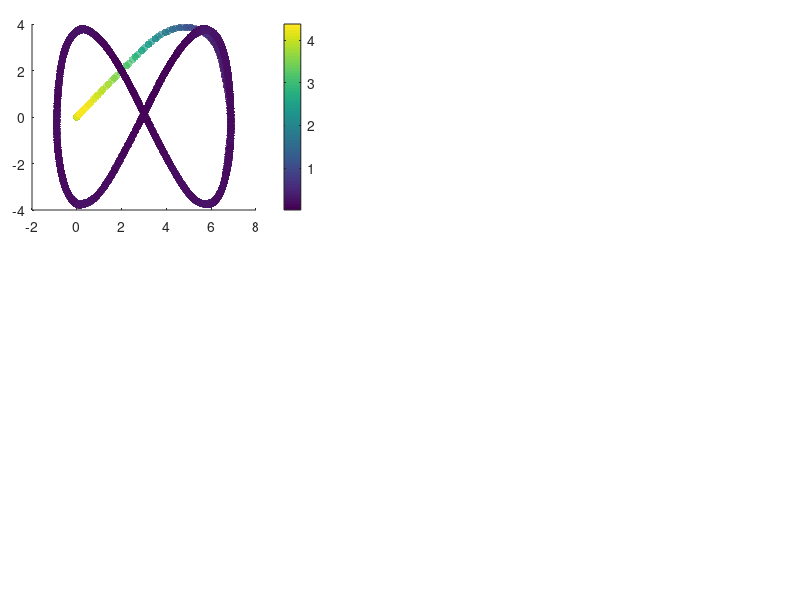

Write the MATLAB code that produced this figure. (Note: this script raises an error after producing the figure.)
%% Code to show the results of the Inverse kinematic controller

% Clean variables
clc, clear all, close all;
 
%% CARGA MIL
%% CARGA MIL
load('MPC_HiL.mat');

h_HiL = x_states(1:4,:);
u_HiL = x_states(5:8,:);

%%Tarea deseada
hd = ref(1:4,:);
hd_p = ref(5:8,:);

t = t_time(1,1:end-31);
% t_1 = t;

% Action de control dinamica
u = u_input;

% Error definition
for k = 1:length(t)
    error_vector(:,k) = hd(1:3, k)-h_HiL(1:3, k);
    error_dynamic(k) = norm(error_vector(:,k),2);
end

% Figure propert%% Figures
lw = 1; % linewidth 1
lwV = 2; % linewidth 2
fontsizeLabel = 11; %11
fontsizeLegend = 11;
fontsizeTicks = 11;
fontsizeTitel = 11;
sizeX = 1300; % size figure
sizeY = 750; % size figure

% color propreties
c1 = [80, 81, 79]/255;
c2 = [244, 213, 141]/255;
c3 = [242, 95, 92]/255;
c4 = [112, 141, 129]/255;

C18 = [0 0 0];
c5 = [130, 37, 37]/255;
c6 = [205, 167, 37]/255;
c7 = [81, 115, 180]/255;

C1 = [246 170 141]/255;
C2 = [51 187 238]/255;
C3 = [0 153 136]/255;
C4 = [238 119 51]/255;
C5 = [204 51 17]/255;
C6 = [238 51 119]/255;
C7 = [187 187 187]/255;
C8 = [80 80 80]/255;
C9 = [140 140 140]/255;
C10 = [0 128 255]/255;
C11 = [234 52 89]/255;
C12 = [39 124 252]/255;
C13 = [40 122 125]/255;
%C14 = [86 215 219]/255;
C14 = [252 94 158]/255;
C15 = [244 171 39]/255;
C16 = [100 121 162]/255;
C17 = [255 0 0]/255;
%% New color slection

figure('Position', [500 500 sizeX sizeY])
set(gcf, 'Position', [500 500 sizeX sizeY]);
fig1_comps.fig = gcf;

% Figure 1
axes('Position',[0.04 0.65 .35 .31]);
%% Colorbar
scatter(h_HiL(1, :),h_HiL(2, :),30,error_dynamic,'filled','MarkerFaceAlpha',0.7);
c = colorbar;
c.Label.Interpreter = 'latex';
c.Label.String = '$\textrm{Error}~||\tilde{\mathbf{\eta}}||$';

set(c,'TickLabelInterpreter','latex')

%% Desired Trajectory
hd_plot = line(hd(1,:),hd(2,:));
set(hd_plot, 'LineStyle', '--', 'Color', C8, 'LineWidth', 1.2*lw)

%% Real Trajectory
h_plot = line(h_HiL(1,:),h_HiL(2,:));
set(h_plot, 'LineStyle', '-', 'Color', C18, 'LineWidth', 1.2*lw)

%% Title of the image
hTitle_1 = title({'$\textrm{(a)}$'},'fontsize',14,'interpreter','latex','Color',C18);
%hXLabel_1 = xlabel('$x~[m]$','fontsize',9,'interpreter','latex', 'Color',C18);
hYLabel_1 = ylabel('$y~[m]$','fontsize',9,'interpreter','latex', 'Color',C18);

%% Legend nomeclature
hLegend_1 = legend([hd_plot, h_plot],{'$\mathbf{\eta}_d$','$\mathbf{\eta}$'},'fontsize',12,'interpreter','latex','Color',[255 255 255]/255,'Location','best','NumColumns',1,'TextColor','black');
set(gca,'ticklabelinterpreter','latex',...
        'fontsize',1.3*fontsizeTicks)
% Figure properties
ax_1 = gca;
ax_1.Box = 'on';
ax_1.BoxStyle = 'full';
ax_1.TickLength = [0.005;0.005];
ax_1.TickDirMode = 'auto';
ax_1.YMinorTick = 'on';
ax_1.XMinorTick = 'on';
% ax_2.XTickLabel = [];
ax_1.XMinorGrid = 'on';
ax_1.YMinorGrid = 'on';
%ax_2.MinorGridColor = '#8f8f8f';
ax_1.MinorGridAlpha = 0.15;
ax_1.LineWidth = 0.8;
ax_1.XLim = [min(h_HiL(1,:))-0.2 max(h_HiL(1,:))+0.2];
ax_1.YLim = [min(h_HiL(2,:))-0.2 max(h_HiL(2,:))+0.2];

% Figure 2
axes('Position',[0.04 0.28 .35 .31]);
%% Colorbar
scatter(h_HiL(1, :),h_HiL(3, :),30,error_dynamic,'filled','MarkerFaceAlpha',0.7);
c = colorbar;
c.Label.Interpreter = 'latex';
c.Label.String = '$\textrm{Error}~||\tilde{\mathbf{\eta}}||$';

set(c,'TickLabelInterpreter','latex')

%% Desired Trajectory
hd_plot_2 = line(hd(1,:),hd(3,:));
set(hd_plot_2, 'LineStyle', '--', 'Color', C8, 'LineWidth', 1.2*lw)

%% Real Trajectory
h_plot_2 = line(h_HiL(1,:),h_HiL(3,:));
set(h_plot_2, 'LineStyle', '-', 'Color', C18, 'LineWidth', 1.2*lw)

%% Title of the image
hTitle_2 = title({'$\textrm{(b)}$'},'fontsize',14,'interpreter','latex','Color',C18);
hXLabel_2 = xlabel('$x~[m]$','fontsize',9,'interpreter','latex', 'Color',C18);
hYLabel_2 = ylabel('$z~[m]$','fontsize',9,'interpreter','latex', 'Color',C18);

%% Legend nomeclature
hLegend_2 = legend([hd_plot_2, h_plot_2],{'$\mathbf{\eta}_d$','$\mathbf{\eta}$'},'fontsize',12,'interpreter','latex','Color',[255 255 255]/255,'Location','best','NumColumns',1,'TextColor','black');
set(gca,'ticklabelinterpreter','latex',...
        'fontsize',1.3*fontsizeTicks)
% Figure properties
ax_2 = gca;
ax_2.Box = 'on';
ax_2.BoxStyle = 'full';
ax_2.TickLength = [0.005;0.005];
ax_2.TickDirMode = 'auto';
ax_2.YMinorTick = 'on';
ax_2.XMinorTick = 'on';
% ax_2.XTickLabel = [];
ax_2.XMinorGrid = 'on';
ax_2.YMinorGrid = 'on';
%ax_2.MinorGridColor = '#8f8f8f';
ax_2.MinorGridAlpha = 0.15;
ax_2.LineWidth = 0.8;
ax_2.XLim = [min(h_HiL(1,:))-0.2 max(h_HiL(1,:))+0.2];
ax_2.YLim = [min(h_HiL(3,:))-0.2 max(h_HiL(3,:))+0.2];

axes('Position',[0.45 0.65 .54 .31]);
%% Data generation
error_x_plot = line(t,error_vector(1,:));
set(error_x_plot, 'LineStyle', '-', 'Color', C5, 'LineWidth', 1.1*lw);
error_y_plot = line(t,error_vector(2,:));
set(error_y_plot, 'LineStyle', '-', 'Color', C3, 'LineWidth', 1.1*lw);
error_z_plot = line(t,error_vector(3,:));
set(error_z_plot, 'LineStyle', '-', 'Color', c7, 'LineWidth', 1.1*lw);

% fig1_comps.p1 = ul_plot;
%% Title of the image
hTitle_3 = title({'$\textrm{(c)}$'},'fontsize',14,'interpreter','latex','Color',C18);
%xlabel('$\textrm{Time}[s]$','fontsize',10,'interpreter','latex','Color',C18);
ylabel('$\textrm{Control Error}~[m]$','fontsize',10,'interpreter','latex', 'Color',C18);

%% Legend nomeclature
hLegend_3 = legend([error_x_plot,error_y_plot, error_z_plot],{'$\tilde{\mathbf{\eta}}_x$','$\tilde{\mathbf{\eta}}_y$','$\tilde{\mathbf{\eta}}_z$'},'fontsize',12,'interpreter','latex','Color',[255 255 255]/255,'Location','best','NumColumns',1,'TextColor','black');
 set(gca,'ticklabelinterpreter','latex',...
         'fontsize',1.3*fontsizeTicks)
%% Figure properties
ax_3 = gca;
ax_3.Box = 'on';
ax_3.BoxStyle = 'full';
ax_3.TickLength = [0.01;0.01];
ax_3.TickDirMode = 'auto';
ax_3.XTickLabel = [];
ax_3.YMinorTick = 'on';
ax_3.XMinorTick = 'on';
ax_3.XMinorGrid = 'on';
ax_3.YMinorGrid = 'on';
%ax_1.MinorGridColor = '#8f8f8f';
ax_3.MinorGridAlpha = 0.15;
ax_3.LineWidth = 0.8;
ax_3.XLim = [0 t(end)];

%% Zoom Plot
axes('Position',[0.70 0.85 .2 .1]);
index_zoom_1 = (t>=20) & (t<=30);
error_x_plot_zoom = line(t(index_zoom_1),hd(1,(index_zoom_1))-h_HiL(1,(index_zoom_1)));
error_y_plot_zoom = line(t(index_zoom_1),hd(2,(index_zoom_1))-h_HiL(2,(index_zoom_1)));
error_z_plot_zoom = line(t(index_zoom_1),hd(3,(index_zoom_1))-h_HiL(3,(index_zoom_1)));

set(error_x_plot_zoom, 'LineStyle', '-', 'Color', C5, 'LineWidth', lw*0.8);
set(error_y_plot_zoom, 'LineStyle', '-', 'Color', C3, 'LineWidth', lw*0.8);
set(error_z_plot_zoom, 'LineStyle', '-', 'Color', c7, 'LineWidth', lw*0.8);

set(gca,'ticklabelinterpreter','latex',...
         'fontsize',fontsizeTicks*0.5)
ax_1_zoom = gca;
ax_1_zoom.Box = 'on';
ax_1_zoom.BoxStyle = 'full';
ax_1_zoom.TickLength = [0.01;0.01];
%ax_1_zoom.YLim = [-0.5 0.5];
%ax_1_zoom.YTickLabel = [];
%ax_1_zoom.XTickLabel = [];
ax_1_zoom.TickDirMode = 'manual';
ax_1_zoom.TickDir = 'in';
ax_1_zoom.YMinorTick = 'on';
ax_1_zoom.XMinorTick = 'on';
ax_1_zoom.LineWidth = 0.5;
ax_1_zoom.XMinorGrid = 'on';
ax_1_zoom.YMinorGrid = 'on';
axes('Position',[0.46 0.28 .54 .31]);
%% Data generation
error_vx_plot = line(t(1,1:length(u(1,:))),u(1,:));
set(error_vx_plot, 'LineStyle', '-', 'Color', C7, 'LineWidth', 1.3*lw);
error_vy_plot = line(t(1,1:length(u(2,:))),u(2,:));
set(error_vy_plot, 'LineStyle', '-', 'Color', C14, 'LineWidth', 1.3*lw);
error_vz_plot = line(t(1,1:length(u(3,:))),u(3,:));
set(error_vz_plot, 'LineStyle', '-', 'Color', C15, 'LineWidth', 1.3*lw);

% fig1_comps.p1 = ul_plot;
%% Title of the image
hTitle_4 = title({'$\textrm{(d)}$'},'fontsize',14,'interpreter','latex','Color',C18);
xlabel('$\textrm{Time}[s]$','fontsize',10,'interpreter','latex','Color',C18);
ylabel('$\textrm{Inputs}~[m/s]$','fontsize',10,'interpreter','latex', 'Color',C18);

%% Legend nomeclature
hLegend_4 = legend([error_vx_plot,error_vy_plot, error_vz_plot],{'${\mu}_{l_{ref}}$','${\mu}_{m_{ref}}$','${\mu}_{n_{ref}}$'},'fontsize',12,'interpreter','latex','Color',[255 255 255]/255,'Location','best','NumColumns',1,'TextColor','black');
 set(gca,'ticklabelinterpreter','latex',...
         'fontsize',1.3*fontsizeTicks)
%% Figure properties
ax_4 = gca;
ax_4.Box = 'on';
ax_4.BoxStyle = 'full';
ax_4.TickLength = [0.01;0.01];
ax_4.TickDirMode = 'auto';
ax_4.YMinorTick = 'on';
ax_4.XMinorTick = 'on';
ax_4.XMinorGrid = 'on';
ax_4.YMinorGrid = 'on';
%ax_1.MinorGridColor = '#8f8f8f';
ax_4.MinorGridAlpha = 0.15;
ax_4.LineWidth = 0.8;
ax_4.XLim = [0 t(end)];
% 
set(gcf, 'Color', 'w'); % Sets axes background
export_fig Dynamics_real_results_b.pdf -q101

%% RMS dynamics
RMSE_x_dynamic = sqrt(mean((error_vector(1,:)).^2));
RMSE_y_dynamic = sqrt(mean((error_vector(2,:)).^2));
RMSE_z_dynamic = sqrt(mean((error_vector(3,:)).^2));

save("Dynamic_real_rmse.mat","RMSE_x_dynamic", "RMSE_y_dynamic", "RMSE_z_dynamic", "error_dynamic");